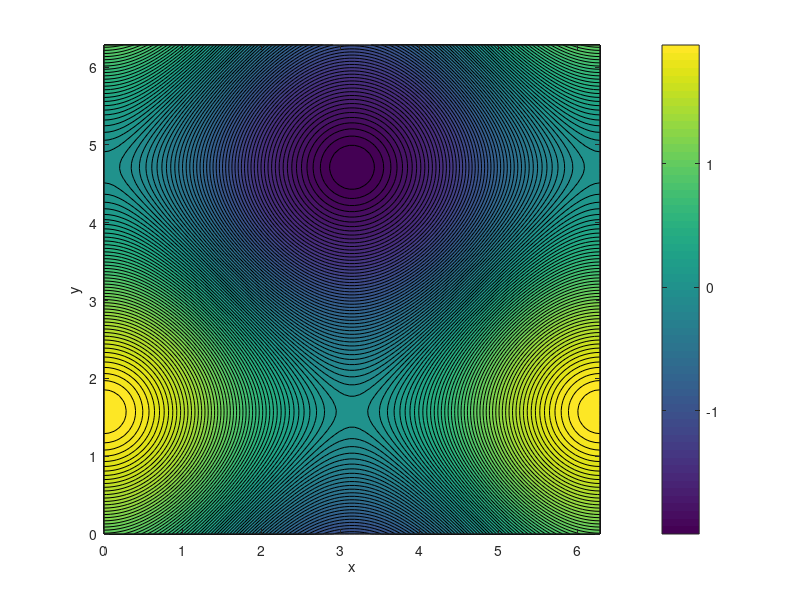

Reproduce this figure in MATLAB.
x = linspace(0, 2*pi, 100);
y = linspace(0, 2*pi, 100);

[X, Y] = meshgrid(x,y);

Z = cos(X) + sin(Y);

%% mesh
mesh(X, Y, Z)

xlabel('x')
ylabel('y')
zlabel('z')

colorbar;

%% pcolor
pcolor(X,Y,Z);

xlabel('x')
ylabel('y')
zlabel('z')

colorbar;
shading interp

%% contour
contour(X, Y, Z, 200);

xlabel('x')
ylabel('y')
zlabel('z')

colorbar;

%% contourf
contourf(X, Y, Z, 100);

xlabel('x')
ylabel('y')
zlabel('z')

colorbar;
%colormap(bone)
